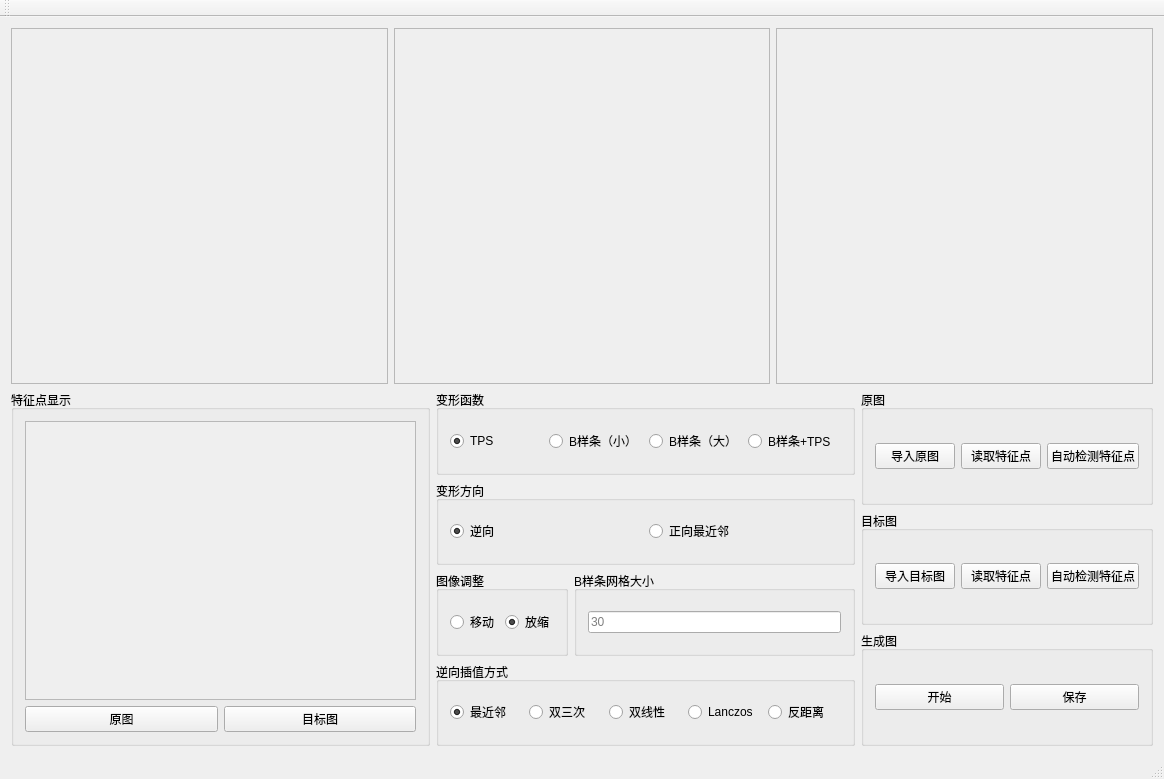
<?xml version="1.0" encoding="UTF-8"?>
<ui version="4.0">
 <class>FacedistortedClass</class>
 <widget class="QMainWindow" name="FacedistortedClass">
  <property name="geometry">
   <rect>
    <x>0</x>
    <y>0</y>
    <width>1164</width>
    <height>779</height>
   </rect>
  </property>
  <property name="windowTitle">
   <string>Facedistorted</string>
  </property>
  <widget class="QWidget" name="centralWidget">
   <layout class="QVBoxLayout" name="verticalLayout_5">
    <item>
     <layout class="QHBoxLayout" name="horizontalLayout_9">
      <item>
       <widget class="QScrollArea" name="scrollArea">
        <property name="widgetResizable">
         <bool>true</bool>
        </property>
        <widget class="QWidget" name="scrollAreaWidgetContents">
         <property name="geometry">
          <rect>
           <x>0</x>
           <y>0</y>
           <width>373</width>
           <height>339</height>
          </rect>
         </property>
        </widget>
       </widget>
      </item>
      <item>
       <widget class="QScrollArea" name="scrollArea_2">
        <property name="widgetResizable">
         <bool>true</bool>
        </property>
        <widget class="QWidget" name="scrollAreaWidgetContents_2">
         <property name="geometry">
          <rect>
           <x>0</x>
           <y>0</y>
           <width>374</width>
           <height>339</height>
          </rect>
         </property>
        </widget>
       </widget>
      </item>
      <item>
       <widget class="QScrollArea" name="scrollArea_3">
        <property name="widgetResizable">
         <bool>true</bool>
        </property>
        <widget class="QWidget" name="scrollAreaWidgetContents_3">
         <property name="geometry">
          <rect>
           <x>0</x>
           <y>0</y>
           <width>373</width>
           <height>339</height>
          </rect>
         </property>
        </widget>
       </widget>
      </item>
     </layout>
    </item>
    <item>
     <layout class="QHBoxLayout" name="horizontalLayout_11">
      <item>
       <widget class="QGroupBox" name="groupBox_8">
        <property name="title">
         <string>特征点显示</string>
        </property>
        <layout class="QVBoxLayout" name="verticalLayout_3">
         <item>
          <widget class="QScrollArea" name="scrollArea_4">
           <property name="widgetResizable">
            <bool>true</bool>
           </property>
           <widget class="QWidget" name="scrollAreaWidgetContents_4">
            <property name="geometry">
             <rect>
              <x>0</x>
              <y>0</y>
              <width>335</width>
              <height>262</height>
             </rect>
            </property>
           </widget>
          </widget>
         </item>
         <item>
          <layout class="QHBoxLayout" name="horizontalLayout_10">
           <item>
            <widget class="QPushButton" name="pushButton_9">
             <property name="text">
              <string>原图</string>
             </property>
            </widget>
           </item>
           <item>
            <widget class="QPushButton" name="pushButton_10">
             <property name="text">
              <string>目标图</string>
             </property>
            </widget>
           </item>
          </layout>
         </item>
        </layout>
       </widget>
      </item>
      <item>
       <layout class="QVBoxLayout" name="verticalLayout_4">
        <item>
         <widget class="QGroupBox" name="groupBox">
          <property name="title">
           <string>变形函数</string>
          </property>
          <layout class="QHBoxLayout" name="horizontalLayout_3">
           <item>
            <widget class="QRadioButton" name="radioButton">
             <property name="text">
              <string>TPS</string>
             </property>
             <property name="checked">
              <bool>true</bool>
             </property>
            </widget>
           </item>
           <item>
            <widget class="QRadioButton" name="radioButton_2">
             <property name="text">
              <string>B样条（小）</string>
             </property>
             <property name="checked">
              <bool>false</bool>
             </property>
            </widget>
           </item>
           <item>
            <widget class="QRadioButton" name="radioButton_12">
             <property name="text">
              <string>B样条（大）</string>
             </property>
            </widget>
           </item>
           <item>
            <widget class="QRadioButton" name="radioButton_13">
             <property name="text">
              <string>B样条+TPS</string>
             </property>
            </widget>
           </item>
          </layout>
         </widget>
        </item>
        <item>
         <widget class="QGroupBox" name="groupBox_2">
          <property name="title">
           <string>变形方向</string>
          </property>
          <layout class="QHBoxLayout" name="horizontalLayout_2">
           <item>
            <widget class="QRadioButton" name="radioButton_3">
             <property name="text">
              <string>逆向</string>
             </property>
             <property name="checked">
              <bool>true</bool>
             </property>
            </widget>
           </item>
           <item>
            <widget class="QRadioButton" name="radioButton_4">
             <property name="text">
              <string>正向最近邻</string>
             </property>
            </widget>
           </item>
          </layout>
         </widget>
        </item>
        <item>
         <layout class="QHBoxLayout" name="horizontalLayout_8">
          <item>
           <widget class="QGroupBox" name="groupBox_7">
            <property name="title">
             <string>图像调整</string>
            </property>
            <layout class="QHBoxLayout" name="horizontalLayout_4">
             <item>
              <widget class="QRadioButton" name="radioButton_9">
               <property name="text">
                <string>移动</string>
               </property>
              </widget>
             </item>
             <item>
              <widget class="QRadioButton" name="radioButton_8">
               <property name="text">
                <string>放缩</string>
               </property>
               <property name="checked">
                <bool>true</bool>
               </property>
              </widget>
             </item>
            </layout>
           </widget>
          </item>
          <item>
           <widget class="QGroupBox" name="groupBox_9">
            <property name="title">
             <string>B样条网格大小</string>
            </property>
            <layout class="QVBoxLayout" name="verticalLayout">
             <item>
              <widget class="QLineEdit" name="lineEdit">
               <property name="placeholderText">
                <string>30</string>
               </property>
              </widget>
             </item>
            </layout>
           </widget>
          </item>
         </layout>
        </item>
        <item>
         <widget class="QGroupBox" name="groupBox_3">
          <property name="title">
           <string>逆向插值方式</string>
          </property>
          <layout class="QHBoxLayout" name="horizontalLayout">
           <item>
            <widget class="QRadioButton" name="radioButton_5">
             <property name="text">
              <string>最近邻</string>
             </property>
             <property name="checked">
              <bool>true</bool>
             </property>
            </widget>
           </item>
           <item>
            <widget class="QRadioButton" name="radioButton_7">
             <property name="text">
              <string>双三次</string>
             </property>
            </widget>
           </item>
           <item>
            <widget class="QRadioButton" name="radioButton_6">
             <property name="text">
              <string>双线性</string>
             </property>
            </widget>
           </item>
           <item>
            <widget class="QRadioButton" name="radioButton_11">
             <property name="text">
              <string>Lanczos</string>
             </property>
            </widget>
           </item>
           <item>
            <widget class="QRadioButton" name="radioButton_10">
             <property name="text">
              <string>反距离</string>
             </property>
            </widget>
           </item>
          </layout>
         </widget>
        </item>
       </layout>
      </item>
      <item>
       <layout class="QVBoxLayout" name="verticalLayout_2">
        <item>
         <widget class="QGroupBox" name="groupBox_4">
          <property name="title">
           <string>原图</string>
          </property>
          <layout class="QHBoxLayout" name="horizontalLayout_7">
           <item>
            <widget class="QPushButton" name="pushButton">
             <property name="text">
              <string>导入原图</string>
             </property>
            </widget>
           </item>
           <item>
            <widget class="QPushButton" name="pushButton_5">
             <property name="text">
              <string>读取特征点</string>
             </property>
            </widget>
           </item>
           <item>
            <widget class="QPushButton" name="pushButton_6">
             <property name="text">
              <string>自动检测特征点</string>
             </property>
            </widget>
           </item>
          </layout>
         </widget>
        </item>
        <item>
         <widget class="QGroupBox" name="groupBox_5">
          <property name="title">
           <string>目标图</string>
          </property>
          <layout class="QHBoxLayout" name="horizontalLayout_6">
           <item>
            <widget class="QPushButton" name="pushButton_2">
             <property name="text">
              <string>导入目标图</string>
             </property>
            </widget>
           </item>
           <item>
            <widget class="QPushButton" name="pushButton_7">
             <property name="text">
              <string>读取特征点</string>
             </property>
            </widget>
           </item>
           <item>
            <widget class="QPushButton" name="pushButton_8">
             <property name="text">
              <string>自动检测特征点</string>
             </property>
            </widget>
           </item>
          </layout>
         </widget>
        </item>
        <item>
         <widget class="QGroupBox" name="groupBox_6">
          <property name="title">
           <string>生成图</string>
          </property>
          <layout class="QHBoxLayout" name="horizontalLayout_5">
           <item>
            <widget class="QPushButton" name="pushButton_3">
             <property name="text">
              <string>开始</string>
             </property>
            </widget>
           </item>
           <item>
            <widget class="QPushButton" name="pushButton_4">
             <property name="text">
              <string>保存</string>
             </property>
            </widget>
           </item>
          </layout>
         </widget>
        </item>
       </layout>
      </item>
     </layout>
    </item>
   </layout>
  </widget>
  <widget class="QMenuBar" name="menuBar">
   <property name="geometry">
    <rect>
     <x>0</x>
     <y>0</y>
     <width>1164</width>
     <height>26</height>
    </rect>
   </property>
  </widget>
  <widget class="QToolBar" name="mainToolBar">
   <attribute name="toolBarArea">
    <enum>TopToolBarArea</enum>
   </attribute>
   <attribute name="toolBarBreak">
    <bool>false</bool>
   </attribute>
  </widget>
  <widget class="QStatusBar" name="statusBar"/>
 </widget>
 <layoutdefault spacing="6" margin="11"/>
 <resources>
  <include location="facedistorted.qrc"/>
 </resources>
 <connections>
  <connection>
   <sender>pushButton</sender>
   <signal>clicked()</signal>
   <receiver>FacedistortedClass</receiver>
   <slot>OpenImage1()</slot>
   <hints>
    <hint type="sourcelabel">
     <x>775</x>
     <y>506</y>
    </hint>
    <hint type="destinationlabel">
     <x>223</x>
     <y>276</y>
    </hint>
   </hints>
  </connection>
  <connection>
   <sender>pushButton_2</sender>
   <signal>clicked()</signal>
   <receiver>FacedistortedClass</receiver>
   <slot>OpenImage2()</slot>
   <hints>
    <hint type="sourcelabel">
     <x>775</x>
     <y>601</y>
    </hint>
    <hint type="destinationlabel">
     <x>443</x>
     <y>275</y>
    </hint>
   </hints>
  </connection>
  <connection>
   <sender>pushButton_3</sender>
   <signal>clicked()</signal>
   <receiver>FacedistortedClass</receiver>
   <slot>ImageCreat()</slot>
   <hints>
    <hint type="sourcelabel">
     <x>775</x>
     <y>695</y>
    </hint>
    <hint type="destinationlabel">
     <x>557</x>
     <y>531</y>
    </hint>
   </hints>
  </connection>
  <connection>
   <sender>pushButton_4</sender>
   <signal>clicked()</signal>
   <receiver>FacedistortedClass</receiver>
   <slot>ImageSave()</slot>
   <hints>
    <hint type="sourcelabel">
     <x>936</x>
     <y>695</y>
    </hint>
    <hint type="destinationlabel">
     <x>580</x>
     <y>581</y>
    </hint>
   </hints>
  </connection>
  <connection>
   <sender>pushButton_5</sender>
   <signal>clicked()</signal>
   <receiver>FacedistortedClass</receiver>
   <slot>ReadNum1()</slot>
   <hints>
    <hint type="sourcelabel">
     <x>850</x>
     <y>506</y>
    </hint>
    <hint type="destinationlabel">
     <x>810</x>
     <y>394</y>
    </hint>
   </hints>
  </connection>
  <connection>
   <sender>pushButton_6</sender>
   <signal>clicked()</signal>
   <receiver>FacedistortedClass</receiver>
   <slot>ExtractNum1()</slot>
   <hints>
    <hint type="sourcelabel">
     <x>952</x>
     <y>506</y>
    </hint>
    <hint type="destinationlabel">
     <x>946</x>
     <y>390</y>
    </hint>
   </hints>
  </connection>
  <connection>
   <sender>pushButton_7</sender>
   <signal>clicked()</signal>
   <receiver>FacedistortedClass</receiver>
   <slot>ReadNum2()</slot>
   <hints>
    <hint type="sourcelabel">
     <x>828</x>
     <y>601</y>
    </hint>
    <hint type="destinationlabel">
     <x>935</x>
     <y>574</y>
    </hint>
   </hints>
  </connection>
  <connection>
   <sender>pushButton_8</sender>
   <signal>clicked()</signal>
   <receiver>FacedistortedClass</receiver>
   <slot>ExtractNum2()</slot>
   <hints>
    <hint type="sourcelabel">
     <x>925</x>
     <y>601</y>
    </hint>
    <hint type="destinationlabel">
     <x>938</x>
     <y>614</y>
    </hint>
   </hints>
  </connection>
  <connection>
   <sender>pushButton_9</sender>
   <signal>clicked()</signal>
   <receiver>FacedistortedClass</receiver>
   <slot>ShowNum1()</slot>
   <hints>
    <hint type="sourcelabel">
     <x>97</x>
     <y>695</y>
    </hint>
    <hint type="destinationlabel">
     <x>94</x>
     <y>717</y>
    </hint>
   </hints>
  </connection>
  <connection>
   <sender>pushButton_10</sender>
   <signal>clicked()</signal>
   <receiver>FacedistortedClass</receiver>
   <slot>ShowNum2()</slot>
   <hints>
    <hint type="sourcelabel">
     <x>223</x>
     <y>699</y>
    </hint>
    <hint type="destinationlabel">
     <x>238</x>
     <y>725</y>
    </hint>
   </hints>
  </connection>
 </connections>
 <slots>
  <slot>OpenImage1()</slot>
  <slot>OpenImage2()</slot>
  <slot>slot1()</slot>
  <slot>open()</slot>
  <slot>ImageCreat()</slot>
  <slot>ImageSave()</slot>
  <slot>ReadNum1()</slot>
  <slot>ExtractNum1()</slot>
  <slot>ReadNum2()</slot>
  <slot>ExtractNum2()</slot>
  <slot>ZoomNum()</slot>
  <slot>ShowNum1()</slot>
  <slot>ShowNum2()</slot>
 </slots>
</ui>
